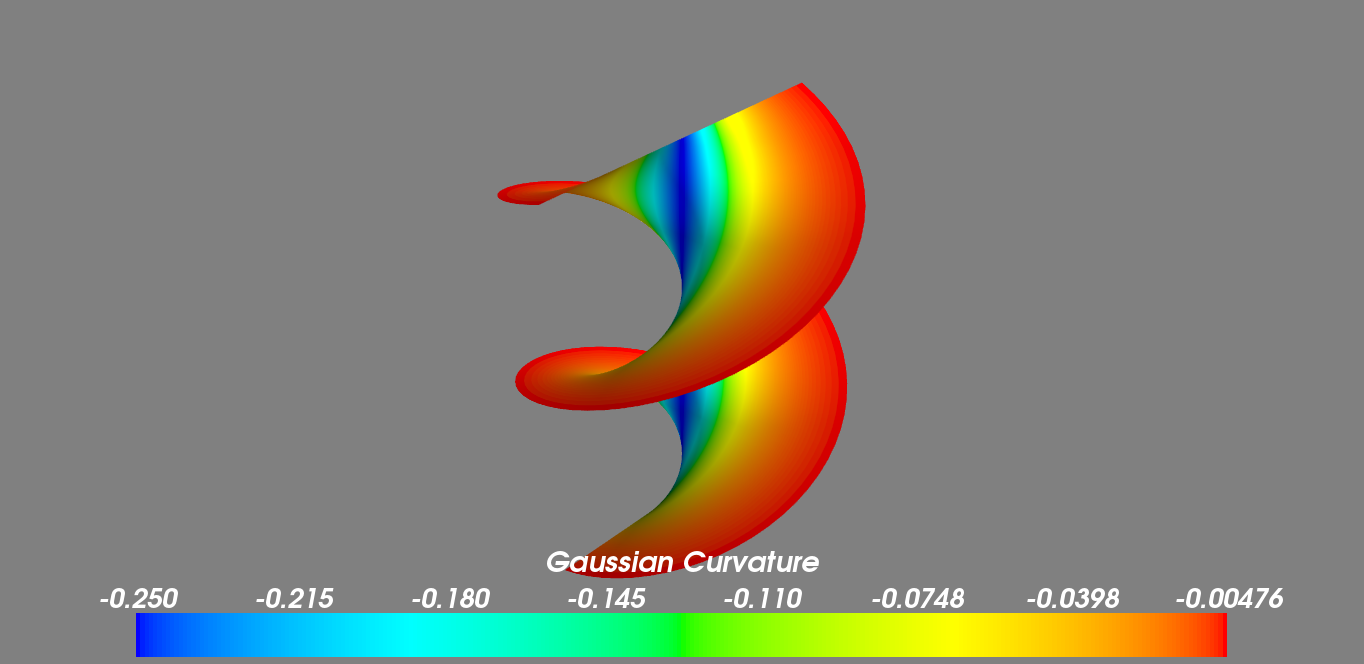

Here is the Python script that generated this plot:
# Create the data.
from numpy import pi, sin, cos, mgrid
[u,v] = mgrid[-5:5:0.01,0:2*pi+0.1:0.1]
a=2

x = u*cos(v)
y = u*sin(v)
z = a*v
K=-a**2/(u**2 +a**2)**2

from mayavi import mlab
s = mlab.mesh(x, y, z,scalars=K)
mlab.show()
